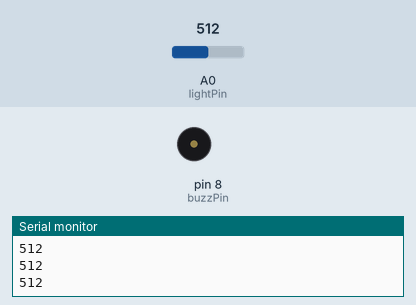
Recording of a sketch running on a simulated Arduino Uno, built with avr-gcc and run on an emulated ATmega328P. Parts: buzzer (waves = sounding), the last lines printed to the serial monitor. The test bench sets the inputs (shaded band); at power-on: A0 (lightPin) = 512.

Above: at 1.01 s.
1.3 s: A0 (lightPin) set to 0
At 1.8 s:
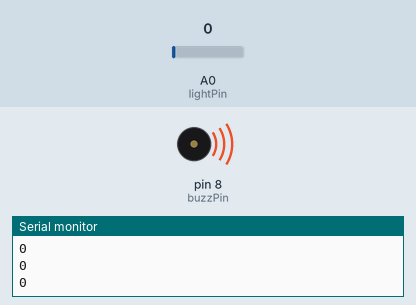
3.0 s: A0 (lightPin) set to 34
At 4.1 s:
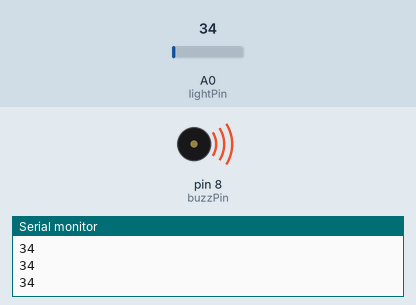
4.5 s: A0 (lightPin) set to 39
At 5.9 s:
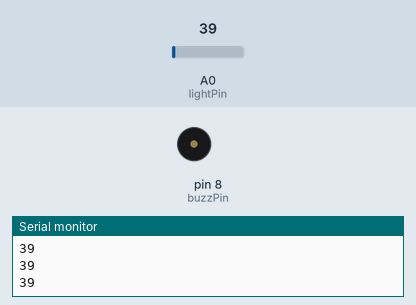
Timing chart, 0 to 7.5 s (numbered marks = the images above; inputs shaded):
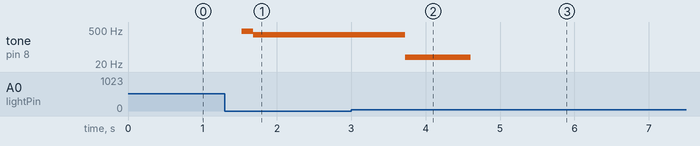

The sketch:

buzz_photoresistor.ino
```cpp
int lightPin = A0;
int lightVal;
int buzzPin = 8;
int dt;
void setup() {
  // put your setup code here, to run once:
pinMode(lightPin,INPUT);
pinMode(buzzPin,OUTPUT);
Serial.begin(9600);
}

void loop() {
  // put your main code here, to run repeatedly:
lightVal = analogRead(lightPin);
dt = (9.0/25.0)*lightVal +1;
Serial.println(lightVal);
digitalWrite(buzzPin,HIGH);
delay(dt);
digitalWrite(buzzPin,LOW);
delay(dt);
}
```

Measured:
- the behaviour switches between 36 and 37 on A0 (lightPin) (found by bisection; images 2 and 3)
- after the input at 1.3 s, tone on pin 8 (buzzPin): silent → 449 Hz after 0.23 s, → 321 Hz 0.16 s later
- after the input at 3.0 s, tone on pin 8 (buzzPin): 321 Hz → 38 Hz after 0.73 s
- after the input at 4.5 s, tone on pin 8 (buzzPin): 38 Hz → silent after 0.11 s
